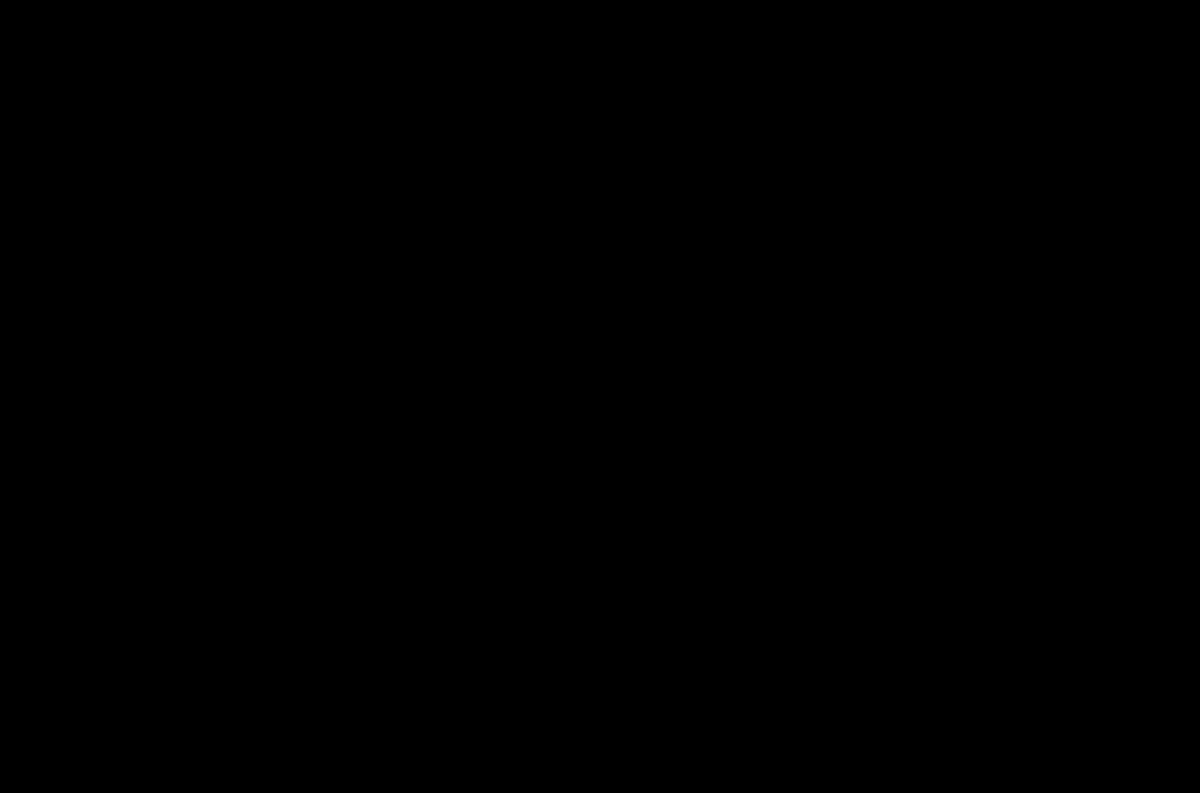
Frame 1 (no input)
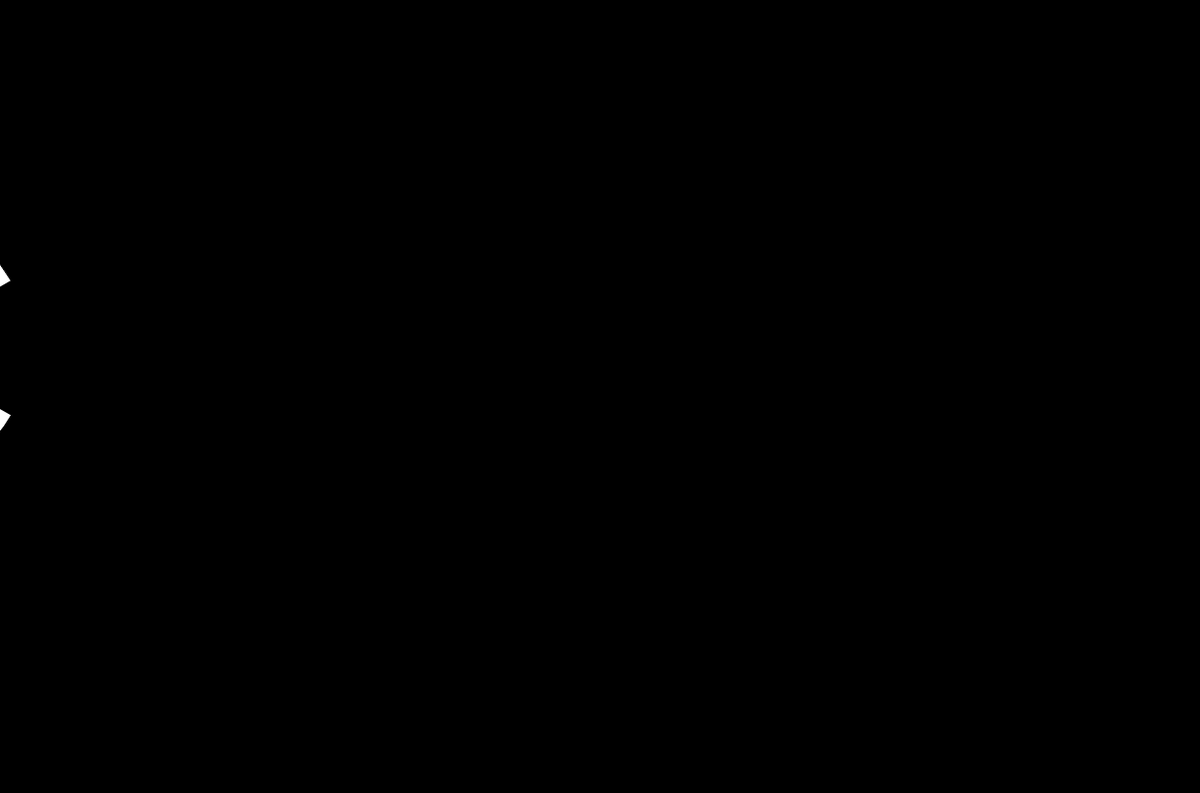
Frame 60 (no input)
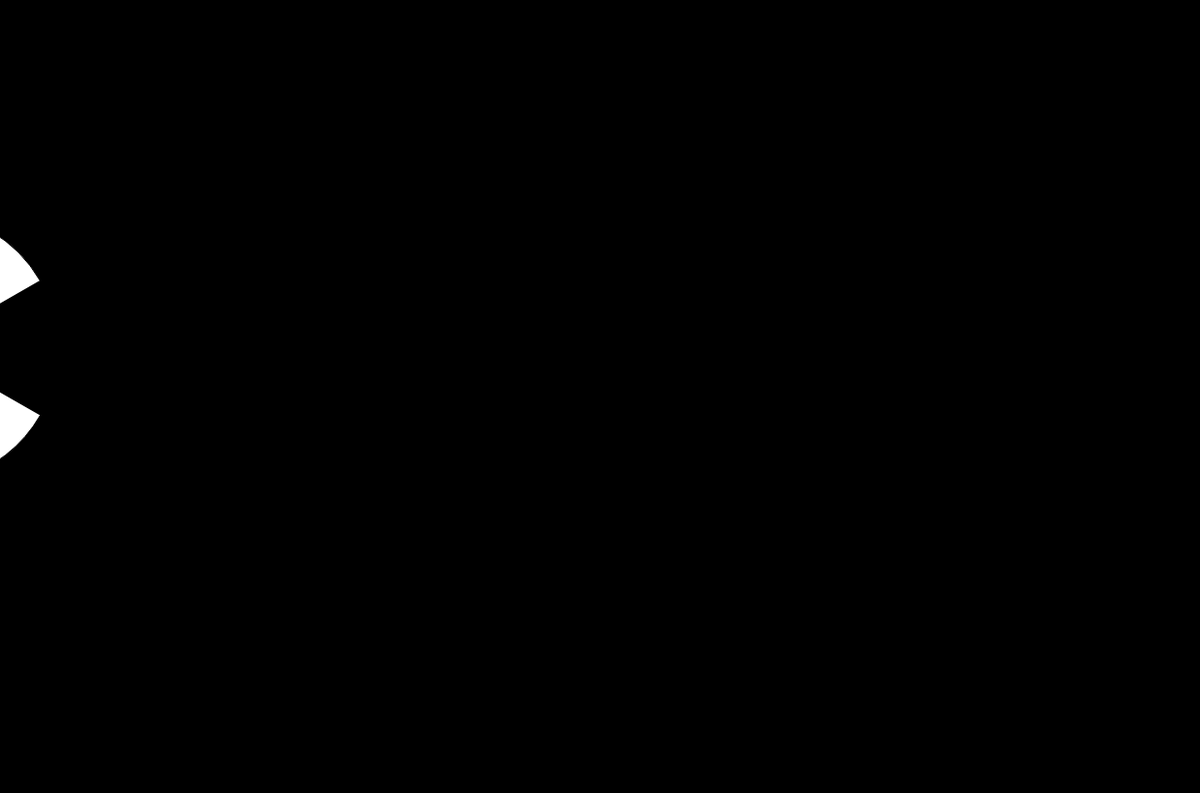
Frame 120 (the mouse pressed at the canvas centre since frame 60)

The p5.js sketch that drew these frames (run headless with seeded random() and noise() and a simulated clock; from frame 60 on, the mouse is pressed at the canvas centre):

// p5.js sketch
// ── sketch.js


//  Variables:
var radius = 140;
var x = -radius;
var speed = 0.5;

function setup() {
    createCanvas(1240, 820);
    ellipseMode(RADIUS);

}

function draw() {
    //  background is placed here to create a redrawling of the image
    background(0);
    //  increase the value of x
    x += speed;
    arc(x, 360, radius, radius, 0.52, 5.76);
}
